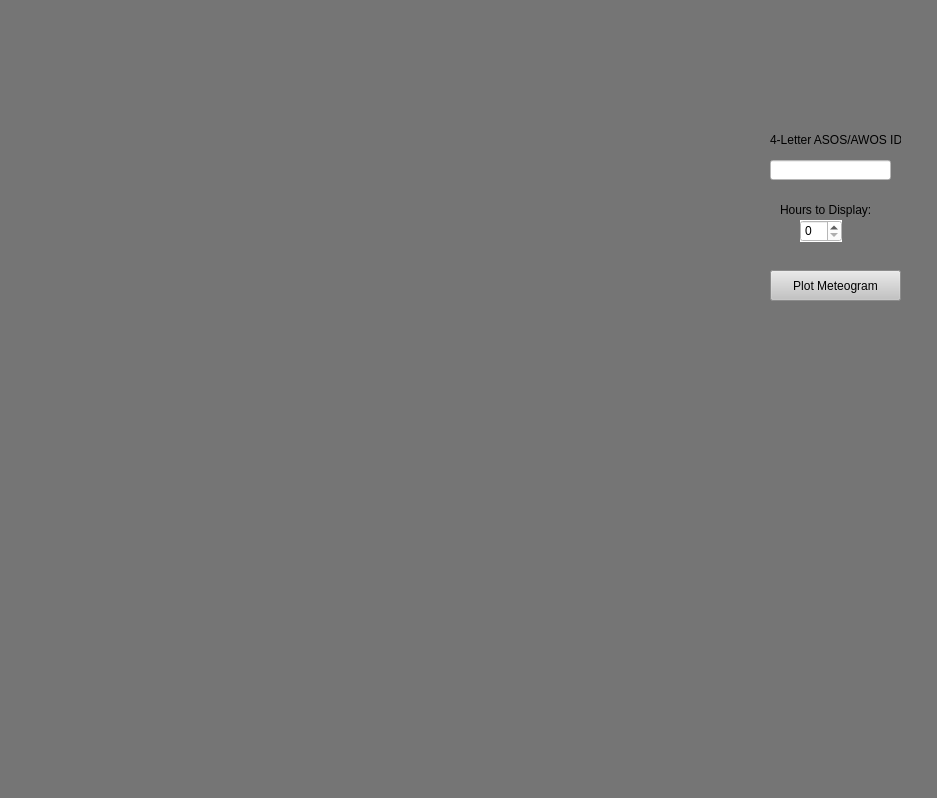
<?xml version="1.0" encoding="UTF-8"?>
<ui version="4.0">
 <class>MainWindow</class>
 <widget class="QMainWindow" name="MainWindow">
  <property name="geometry">
   <rect>
    <x>0</x>
    <y>0</y>
    <width>937</width>
    <height>798</height>
   </rect>
  </property>
  <property name="windowTitle">
   <string>Meteogram Plotter v1.0</string>
  </property>
  <property name="autoFillBackground">
   <bool>true</bool>
  </property>
  <property name="styleSheet">
   <string notr="true">background-color: rgb(117, 117, 117);</string>
  </property>
  <widget class="QWidget" name="centralwidget">
   <widget class="QLabel" name="image">
    <property name="geometry">
     <rect>
      <x>10</x>
      <y>20</y>
      <width>741</width>
      <height>761</height>
     </rect>
    </property>
    <property name="text">
     <string/>
    </property>
    <property name="pixmap">
     <pixmap>Meteogram_plotter_openImage.JPG</pixmap>
    </property>
    <property name="scaledContents">
     <bool>true</bool>
    </property>
   </widget>
   <widget class="QLineEdit" name="siteIDbox">
    <property name="geometry">
     <rect>
      <x>770</x>
      <y>160</y>
      <width>121</width>
      <height>20</height>
     </rect>
    </property>
    <property name="autoFillBackground">
     <bool>false</bool>
    </property>
    <property name="styleSheet">
     <string notr="true">background-color: rgb(255, 255, 255);</string>
    </property>
   </widget>
   <widget class="QLabel" name="label">
    <property name="geometry">
     <rect>
      <x>770</x>
      <y>130</y>
      <width>131</width>
      <height>20</height>
     </rect>
    </property>
    <property name="text">
     <string>4-Letter ASOS/AWOS ID:</string>
    </property>
   </widget>
   <widget class="QSpinBox" name="hoursBox">
    <property name="geometry">
     <rect>
      <x>800</x>
      <y>220</y>
      <width>42</width>
      <height>22</height>
     </rect>
    </property>
    <property name="autoFillBackground">
     <bool>true</bool>
    </property>
    <property name="styleSheet">
     <string notr="true">background-color: rgb(255, 255, 255);</string>
    </property>
   </widget>
   <widget class="QLabel" name="label_2">
    <property name="geometry">
     <rect>
      <x>780</x>
      <y>200</y>
      <width>101</width>
      <height>20</height>
     </rect>
    </property>
    <property name="text">
     <string>Hours to Display:</string>
    </property>
   </widget>
   <widget class="QPushButton" name="plotButton">
    <property name="geometry">
     <rect>
      <x>770</x>
      <y>270</y>
      <width>131</width>
      <height>31</height>
     </rect>
    </property>
    <property name="autoFillBackground">
     <bool>false</bool>
    </property>
    <property name="styleSheet">
     <string notr="true">background-color: rgb(195, 195, 195);</string>
    </property>
    <property name="text">
     <string>Plot Meteogram</string>
    </property>
   </widget>
  </widget>
  <widget class="QStatusBar" name="statusbar"/>
 </widget>
 <resources/>
 <connections/>
</ui>
